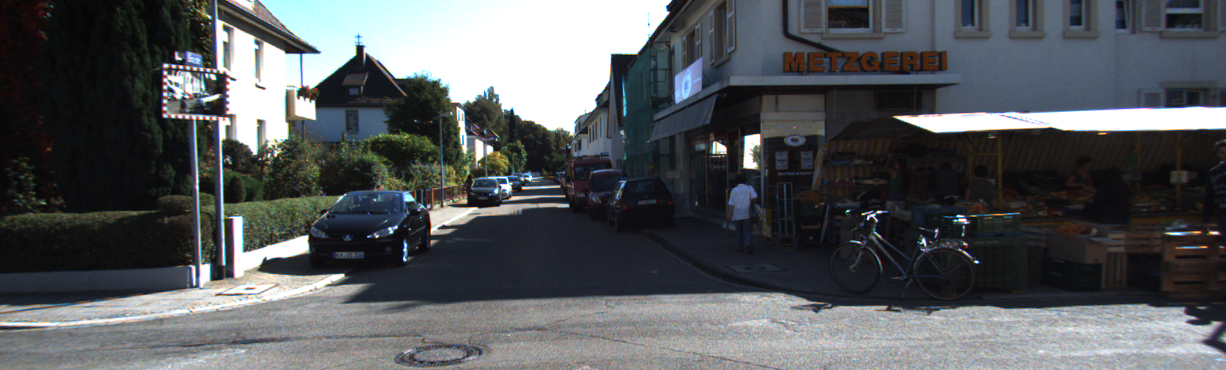
//> input picture LK_Flow_Test/000000.png, 1226 x 370 px
$ ./concatenate_two_image ../../../LK_Flow_Test/000000.png ../../../LK_Flow_Test/000010.png out.png   (built with g++ and OpenCV 4)
//> lines starting //> are read from the running program, lines starting //| are printed output that depends on the picture
//
// Created by cjq on 23-6-2.
//
#include <iostream>
#include <filesystem>

#include <opencv2/opencv.hpp>

namespace fs = std::filesystem;

using namespace std;


void CvNormTest(){
    cv::Mat arr(2,2,CV_32F);
    arr.at<float>(0,0) = 1;
    arr.at<float>(0,1) = 2;
    arr.at<float>(1,0) = 3;
    arr.at<float>(1,1) = 4;

    cv::normalize(arr,arr);

    for(int r=0;r<arr.rows;++r){
        for(int c=0;c<arr.cols;++c) {
            cout<<arr.at<float>(r,c)<<" ";
        }
        cout<<endl;
    }

}


int main(int argc,char** argv) {

    CvNormTest();

    if(argc!=4){
        cerr<<"Usage:./concatenate_two_image ${image_path_1} ${image_path_2} ${output+image_path}"<<endl;
        return -1;
    }

    fs::path image_path_1(argv[1]);
    fs::path image_path_2(argv[2]);
    fs::path output_image_path(argv[3]);

    cv::Mat img1 = cv::imread(image_path_1.string());
//> img1 is the input picture: 370 rows x 1226 cols, CV_8UC3; mean B, G, R 91.7, 89, 85.9
    cv::Mat img2 = cv::imread(image_path_2.string());
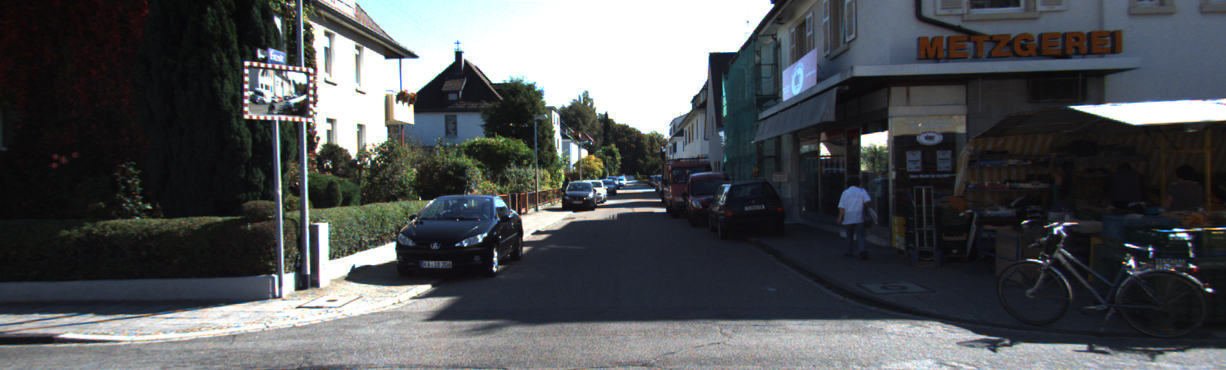
//> input picture LK_Flow_Test/000010.png, 1226 x 370 px
//> img2 is the input picture: 370 rows x 1226 cols, CV_8UC3; mean B, G, R 85.4, 82.7, 80.1

    vector<cv::Mat>vImgs;
    cv::Mat result;
    vImgs.push_back(img1);
    vImgs.push_back(img2);
    //cv::vconcat(vImgs, result); //垂直方向拼接
    cv::hconcat(vImgs, result);
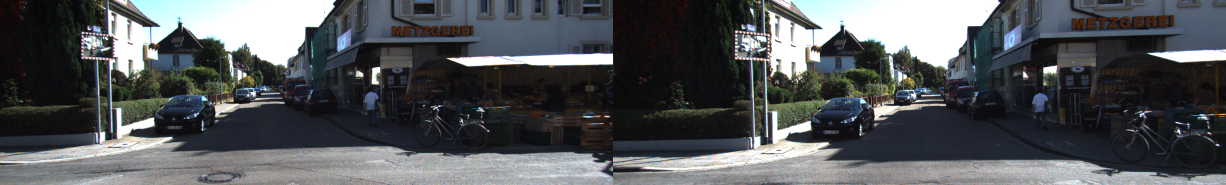
//> result: 370 rows x 2452 cols, CV_8UC3 (shown at 1/2 size); mean B, G, R 88.5, 85.9, 83

    cv::imwrite(output_image_path.string(),result);


    return 0;
}
